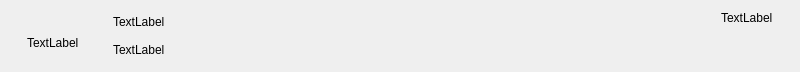
<?xml version="1.0" encoding="UTF-8"?>
<ui version="4.0">
 <class>InfoBar</class>
 <widget class="QWidget" name="InfoBar">
  <property name="geometry">
   <rect>
    <x>0</x>
    <y>0</y>
    <width>800</width>
    <height>72</height>
   </rect>
  </property>
  <property name="sizePolicy">
   <sizepolicy hsizetype="Expanding" vsizetype="Fixed">
    <horstretch>0</horstretch>
    <verstretch>0</verstretch>
   </sizepolicy>
  </property>
  <property name="minimumSize">
   <size>
    <width>0</width>
    <height>72</height>
   </size>
  </property>
  <property name="windowTitle">
   <string>InfoBar</string>
  </property>
  <layout class="QHBoxLayout" name="horizontalLayout" stretch="0,0,0,1,0,0,0">
   <item>
    <spacer name="horizontalSpacer_3">
     <property name="orientation">
      <enum>Qt::Horizontal</enum>
     </property>
     <property name="sizeType">
      <enum>QSizePolicy::Fixed</enum>
     </property>
     <property name="sizeHint" stdset="0">
      <size>
       <width>16</width>
       <height>20</height>
      </size>
     </property>
    </spacer>
   </item>
   <item>
    <widget class="QLabel" name="imageLabel">
     <property name="minimumSize">
      <size>
       <width>64</width>
       <height>64</height>
      </size>
     </property>
     <property name="text">
      <string>TextLabel</string>
     </property>
    </widget>
   </item>
   <item>
    <spacer name="horizontalSpacer">
     <property name="orientation">
      <enum>Qt::Horizontal</enum>
     </property>
     <property name="sizeType">
      <enum>QSizePolicy::Fixed</enum>
     </property>
     <property name="sizeHint" stdset="0">
      <size>
       <width>16</width>
       <height>20</height>
      </size>
     </property>
    </spacer>
   </item>
   <item>
    <layout class="QVBoxLayout" name="verticalLayout">
     <property name="sizeConstraint">
      <enum>QLayout::SetMinimumSize</enum>
     </property>
     <item>
      <widget class="ElidedLabel" name="captionLabel">
       <property name="sizePolicy">
        <sizepolicy hsizetype="Minimum" vsizetype="Preferred">
         <horstretch>0</horstretch>
         <verstretch>0</verstretch>
        </sizepolicy>
       </property>
       <property name="text">
        <string>TextLabel</string>
       </property>
      </widget>
     </item>
     <item>
      <widget class="ElidedLabel" name="descriptionLabel">
       <property name="sizePolicy">
        <sizepolicy hsizetype="Minimum" vsizetype="Preferred">
         <horstretch>0</horstretch>
         <verstretch>0</verstretch>
        </sizepolicy>
       </property>
       <property name="text">
        <string>TextLabel</string>
       </property>
      </widget>
     </item>
    </layout>
   </item>
   <item>
    <spacer name="horizontalSpacer_4">
     <property name="orientation">
      <enum>Qt::Horizontal</enum>
     </property>
     <property name="sizeType">
      <enum>QSizePolicy::Fixed</enum>
     </property>
     <property name="sizeHint" stdset="0">
      <size>
       <width>16</width>
       <height>20</height>
      </size>
     </property>
    </spacer>
   </item>
   <item>
    <layout class="QVBoxLayout" name="verticalLayout_2">
     <property name="sizeConstraint">
      <enum>QLayout::SetMaximumSize</enum>
     </property>
     <item>
      <widget class="QLabel" name="longDescriptionLabel">
       <property name="sizePolicy">
        <sizepolicy hsizetype="Preferred" vsizetype="Fixed">
         <horstretch>0</horstretch>
         <verstretch>0</verstretch>
        </sizepolicy>
       </property>
       <property name="minimumSize">
        <size>
         <width>0</width>
         <height>62</height>
        </size>
       </property>
       <property name="maximumSize">
        <size>
         <width>16777215</width>
         <height>62</height>
        </size>
       </property>
       <property name="text">
        <string>TextLabel</string>
       </property>
       <property name="alignment">
        <set>Qt::AlignLeading|Qt::AlignLeft|Qt::AlignTop</set>
       </property>
       <property name="wordWrap">
        <bool>true</bool>
       </property>
      </widget>
     </item>
     <item>
      <spacer name="horizontalSpacer_5">
       <property name="orientation">
        <enum>Qt::Horizontal</enum>
       </property>
       <property name="sizeHint" stdset="0">
        <size>
         <width>40</width>
         <height>1</height>
        </size>
       </property>
      </spacer>
     </item>
    </layout>
   </item>
   <item>
    <spacer name="horizontalSpacer_2">
     <property name="orientation">
      <enum>Qt::Horizontal</enum>
     </property>
     <property name="sizeType">
      <enum>QSizePolicy::Fixed</enum>
     </property>
     <property name="sizeHint" stdset="0">
      <size>
       <width>16</width>
       <height>20</height>
      </size>
     </property>
    </spacer>
   </item>
  </layout>
 </widget>
 <customwidgets>
  <customwidget>
   <class>ElidedLabel</class>
   <extends>QLabel</extends>
   <header>utils/elidedlabel.h</header>
  </customwidget>
 </customwidgets>
 <resources/>
 <connections/>
</ui>
